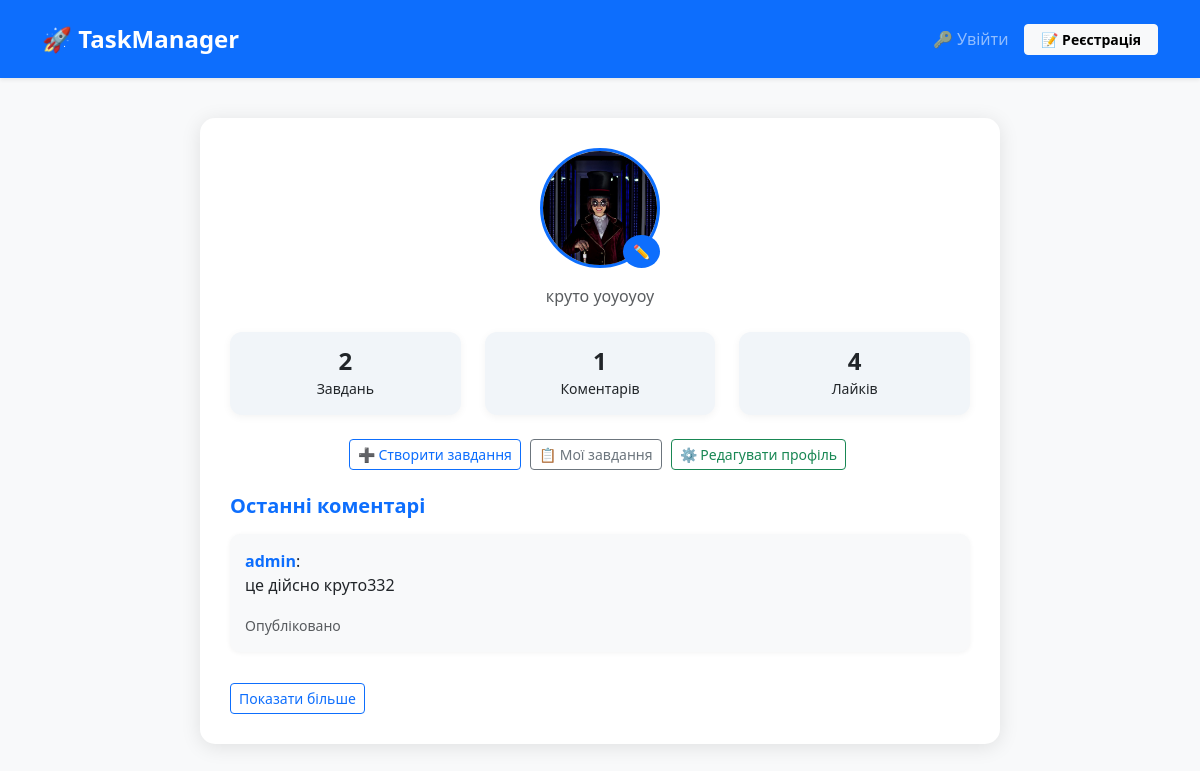
/profile/admin/, run on an earlier commit of the app's database.
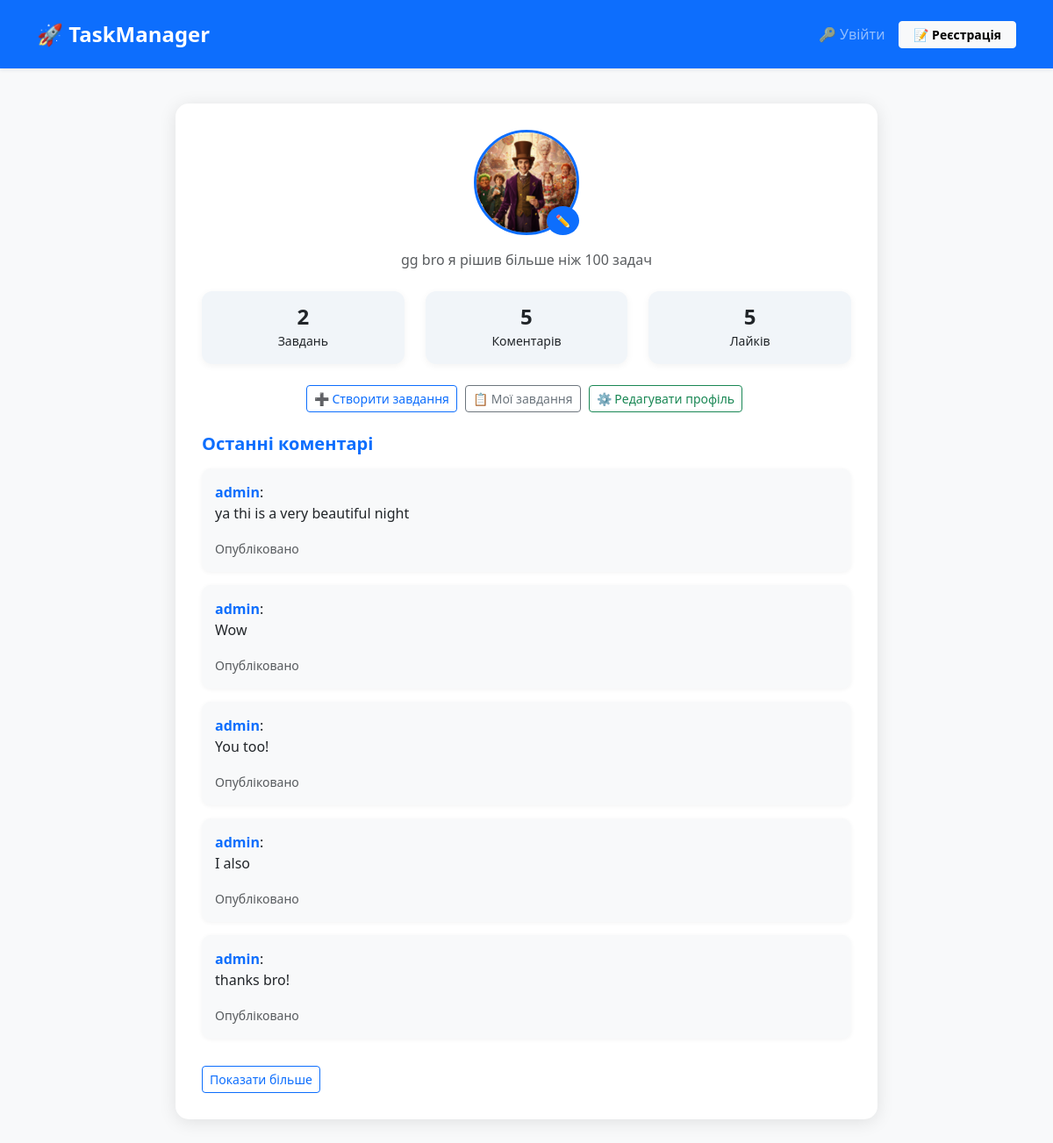
And on a later commit of the database.
### tasks/models.py (models this page shows, shortened)
class UserProfile(models.Model):
    user = models.OneToOneField(User , on_delete=models.CASCADE)
    avatar = models.ImageField(upload_to="avatars/",null=True , blank = True)
    bio = models.TextField(null=True, blank = True)

class Comment(models.Model):
    task = models.ForeignKey(Task, on_delete=models.CASCADE, related_name="comments")
    author = models.ForeignKey(User,on_delete=models.CASCADE)
    content = models.CharField(max_length=250)
    create_at = models.DateTimeField(auto_now_add=True)
    media = models.FileField(upload_to="comment_media",blank=True,null=True)
    class Meta:
        ordering = ["create_at"]

### tasks/views.py (the view)
# urls.py: path('profile/<str:username>/',profile_view , name='profile'),
def profile_view(request,username):
    user_profile  = get_object_or_404(UserProfile,user__username=username)
    tasks = Task.objects.filter(author=user_profile.user)
    comments = Comment.objects.filter(author=user_profile.user).order_by('-create_at')
    likes = CommentLike.objects.filter(user=user_profile.user)
    context = {
        "user_profile":user_profile,
        "tasks":tasks,
        "comments":comments,
        "likes":likes,
        "username": username
    }
    return render(request , 'profile.html',context)

### templates/profile.html (shortened to what this page needs)
<!DOCTYPE html>
<html lang="uk">
<head>
  <link href="https://cdn.jsdelivr.net/npm/bootstrap@5.3.8/dist/css/bootstrap.min.css" rel="stylesheet">
</head>
<body>
  <nav class="navbar navbar-expand-lg navbar-dark bg-primary shadow-sm py-3 mb-4">
    <div class="container">
      <a class="navbar-brand fw-bold fs-4" href="{% url 'task_list' %}">🚀 TaskManager</a>
      <div class="collapse navbar-collapse" id="navbarNav">
        <ul class="navbar-nav ms-auto align-items-center">
          {% if user.is_authenticated %}
            <li class="nav-item me-3">
              <a href="{% url 'task_create' %}" class="nav-link text-white fs-6">➕ Створити завдання</a>
            </li>
            <li class="nav-item">
              <form action="{% url 'logout' %}" method="post" class="m-0 p-0">
                {% csrf_token %}
                <button type="submit" class="btn btn-outline-light btn-sm px-3 py-1 fw-semibold">
                  🚪 Вийти
                </button>
              </form>
            </li>
            <li class="nav-item ms-3">
              <a href="{% url 'profile' user.username %}" class="btn btn-light btn-sm fw-semibold px-3 py-1">👤 {{ user.username }}</a>
            </li>
          {% else %}
            <li class="nav-item me-2">
              <a class="nav-link fs-6" href="{% url 'login' %}">🔑 Увійти</a>
            </li>
            <li class="nav-item">
              <a class="btn btn-light btn-sm fw-semibold px-3 py-1" href="{% url 'register' %}">
                📝 Реєстрація
              </a>
            </li>
          {% endif %}
        </ul>
      </div>
    </div>
  </nav>
  <div class="profile-card">
    <div class="avatar-wrapper mb-3">
      <img src="{{ user_profile.avatar.url}}" alt="Аватар користувача">
      <button class="change-avatar-btn" title="Змінити аватар">✏️</button>
  </div>
    <p class="text-muted text-center mb-4">{{ user_profile.bio }}</p>
    <div class="row text-center mb-4">
      <div class="col-4">
        <div class="stats-card">
          <h4>{{ tasks.count }}</h4>
          <small>Завдань</small>
        </div>
      </div>
      <div class="col-4">
        <div class="stats-card">
          <h4>{{ comments.count }}</h4>
          <small>Коментарів</small>
        </div>
      </div>
      <div class="col-4">
        <div class="stats-card">
          <h4>{{ likes.count }}</h4>
          <small>Лайків</small>
        </div>
      </div>
    </div>
    <div class="text-center mb-4 action-btns">
      <a href="{% url 'task_create' %}" class="btn btn-outline-primary btn-sm">➕ Створити завдання</a>
      <a href="{% url 'task_list' %}" class="btn btn-outline-secondary btn-sm">📋 Мої завдання</a>
      <a href="{% url 'edit_profile' username=user_profile.user.username %} " class="btn btn-outline-success btn-sm">⚙️ Редагувати профіль</a>
    </div>
    <h5 class="fw-bold text-primary mb-3">Останні коментарі</h5>
    {% if comments %}
        <div id="comment-list">
            {% for comment in comments %}
                <div class="comment-card" {% if forloop.counter > 2 %}class="d-none" {% endif %}>
                    <span class="comment-author">{{ comment.author.username }}</span>:
                    <p>{{ comment.content }}</p>
                    <small class="text-muted">Опубліковано {{ comment.created_at|date:"d.m.Y H:i" }}</small>
                </div>
            {% endfor %}
        </div>
        <button id="show-more-comments" class="btn btn-outline-primary btn-sm mt-3" onclick="toggleComments()">Показати більше</button>
    {% else %}
        <p class="text-muted text-center">Користувач ще не залишав коментарів</p>
    {% endif %}
  </div>
</body>
</html>

### templates/profile.html (style rules this page uses)
body { background-color: #f8f9fa; }
.profile-card { max-width: 800px; margin: 40px auto; padding: 30px; border-radius: 15px; box-shadow: 0 3px 20px rgba(0,0,0,0.1); background-color: #ffffff; }
.avatar-wrapper { position: relative; width: 120px; height: 120px; margin: 0 auto; }
.avatar-wrapper img { width: 100%; height: 100%; border-radius: 50%; object-fit: cover; border: 3px solid #0d6efd; }
.change-avatar-btn { position: absolute; bottom: 0; right: 0; background-color: #0d6efd; color: #fff; border-radius: 50%; padding: 6px 10px; cursor: pointer; font-size: 14px; border: none; }
.stats-card { border-radius: 12px; padding: 15px; background-color: #f1f5f9; text-align: center; box-shadow: 0 2px 8px rgba(0,0,0,0.05); }
.stats-card h4 { margin-bottom: 0; font-weight: 700; }
.comment-card { border-radius: 10px; padding: 15px; margin-bottom: 15px; background-color: #f8f9fa; box-shadow: 0 1px 5px rgba(0,0,0,0.05); }
.comment-author { font-weight: 600; color: #0d6efd; }
.action-btns a { margin-right: 5px; }

What changed in the data, as far as the page shows it:
removed Comment: author.username "admin", content "це дійсно круто332"
changed UserProfile: avatar: a different picture; bio "круто yoyoyoy" → "gg bro я рішив більше ніж 100 задач"
added Comment: author.username "admin", content "ya thi is a very beautiful night"
added Comment: author.username "admin", content "Wow"
added Comment: author.username "admin", content "You too!"
added Comment: author.username "admin", content "I also"
added Comment: author.username "admin", content "thanks bro!"
Also different on the page:
{{ comments.count }}: "1" → "5"
{{ likes.count }}: "4" → "5"
